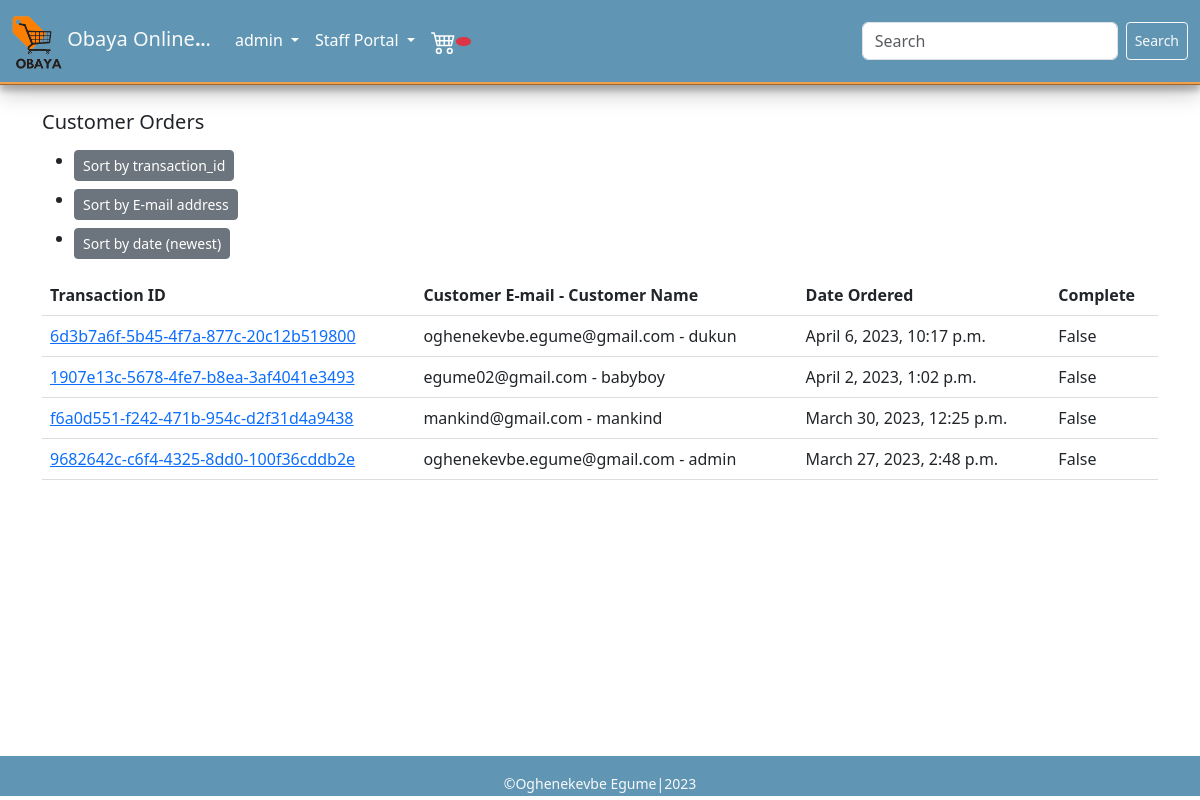
/orders/ (signed in), run on an earlier commit of the app's database.
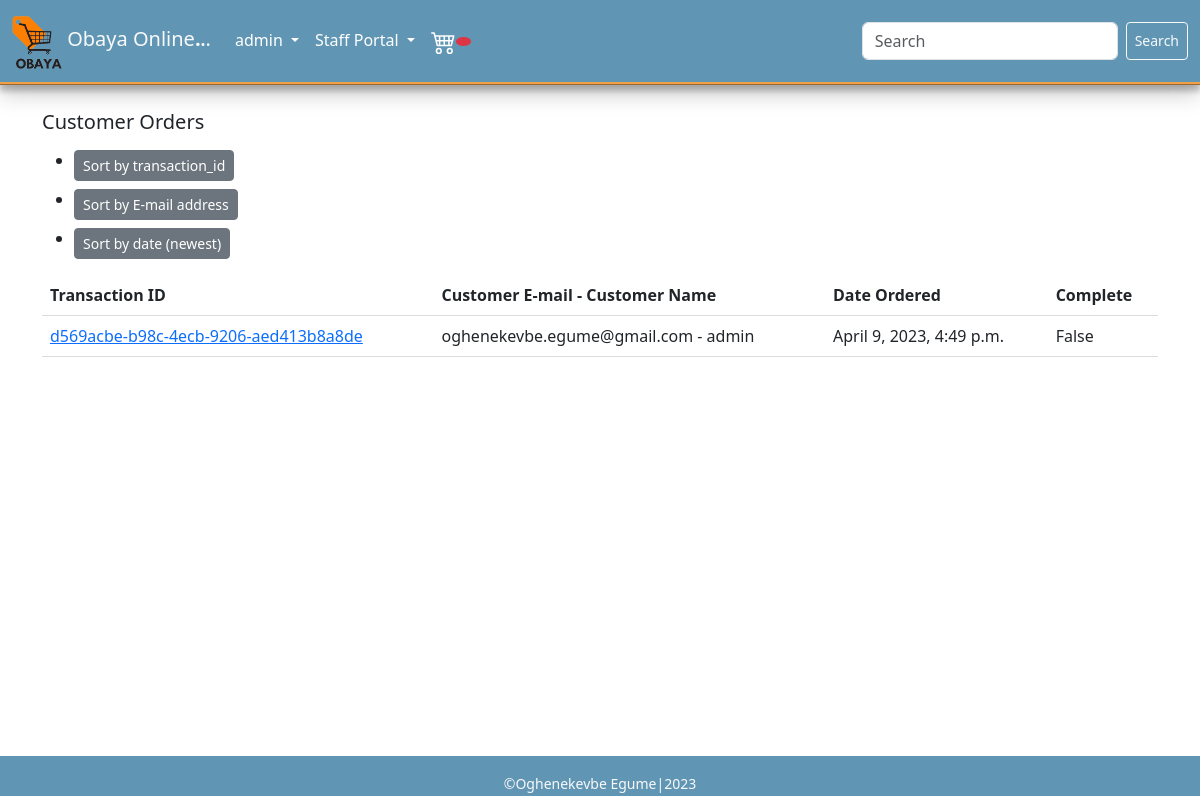
And on a later commit of the database.
### store/models.py (models this page shows, shortened)
class Order(models.Model):
    customer = models.ForeignKey(Customer, related_name='orders', null=True, blank=True, on_delete =models.CASCADE )
    billing_address = models.ForeignKey(BillingAddress, on_delete=models.SET_NULL, blank=True, null=True, related_name='billing_address_order_set')
    date_ordered = models.DateTimeField(auto_now_add=True)
    complete = models.BooleanField(default=False, null=True, blank=False)
    transaction_id = models.UUIDField(default=uuid.uuid4().hex, primary_key=True)

class Customer(models.Model):
    user = models.OneToOneField(settings.AUTH_USER_MODEL, on_delete=models.CASCADE, null=True)
    phone_number = models.IntegerField(("Phone Number"), null=True, blank=True)
    billing_address = models.ForeignKey(BillingAddress, related_name='customers', on_delete=models.SET_NULL, null=True, blank=True)
    def __str__(self):
        return str(self.user)

### store/views.py (the view)
# urls.py: path("orders/", Orders.as_view(), name="orders"),
class Orders(StaffRequiredMixin, ListView):
    model = Order
    template_name = "customer/orders.html"
    context_object_name = 'orders'
    def get_queryset(self):
        sort = self.request.GET.get('sort', '')
        if sort == 'transaction_id':
            queryset = Order.objects.order_by('transaction_id')
        elif sort == 'email':
            queryset = Order.objects.order_by('customer__user__email')
        elif sort == 'date_ordered':
            queryset = Order.objects.order_by('date_ordered')
        else:
            queryset = Order.objects.order_by('-date_ordered')
        return queryset

### store/views.py (called while the page is built)
    def test_func(self):
        return self.request.user.is_staff

### store/templates/customer/orders.html (shortened to what this page needs)
{% extends 'base.html' %}
{% load static %}
{% block content %}
<link rel="stylesheet" type="text/css" href="{% static 'css/orders.css' %}">
<div class="container">
  <div class="row">
      <div class="col" style="height: 82vh;">
        <h5 style="margin-top: 10px;">Customer Orders</h5>
        <table>
            <ul>
              <li><a class="btn btn-secondary btn-sm mt-2" href="?sort=transaction_id">Sort by transaction_id</a></li>
              <li><a class="btn btn-secondary btn-sm mt-2" href="?sort=email">Sort by E-mail address</a></li>
              <li><a class="btn btn-secondary btn-sm mt-2" href="?sort=-date_ordered">Sort by date (newest)</a></li>
            </ul>
          <thead>
            <tr>
              <th>Transaction ID</th>
              <th>Customer E-mail  - Customer Name</th>
              <th>Date Ordered</th>
              <th>Complete</th>
            </tr>
          </thead>
          <tbody>
            {% for order in orders %}
              <tr>
                <td><a href="{% url 'order_detail' order.transaction_id  %}">{{ order.transaction_id }}</a></td>
                <td>{{ order.customer.user.email }}  -  {{ order.customer }}</td>
                <td>{{ order.date_ordered }}</td>
                <td>{{ order.complete }}</td>
              </tr>
            {% empty %}
              <tr>
                <td colspan="4">No orders found.</td>
              </tr>
            {% endfor %}
          </tbody>
        </table>
      </div>
  </div>
</div>
{% endblock %}

### store/templates/base.html (shortened to what this page needs)
{% load static %}
<!DOCTYPE html>
<html lang="en">
<head>
  <link rel="stylesheet" href="{% static 'css/bootstrap.min.css' %}">
  <link rel="stylesheet" type="text/css" href="{% static 'css/base.css' %}">
</head>
<body>
  <nav class="navbar navbar-expand-lg bg-secondary">
    <div class="container-fluid">
      <a class="navbar-brand text-light" href="{% url 'store' %}"> <img src="{% static 'images/obaya.png' %}" alt="" width="50"> Obaya Online<b>.<small>.</small></b>.</a>
      <div class="collapse navbar-collapse" id="navbarSupportedContent">
        <ul class="navbar-nav me-auto mb-2 mb-lg-0">
          <li class="nav-item dropdown">
            {% if user.is_authenticated%}
            <a class="nav-link dropdown-toggle" href="#" role="button" data-bs-toggle="dropdown" aria-expanded="false">
              {{user.username}}
            </a>
            {% endif %}
          </li>
          <li class="nav-item dropdown">
            {% if user.is_authenticated and user.is_staff%}
            <a class="nav-link dropdown-toggle" href="#" role="button" data-bs-toggle="dropdown" aria-expanded="false">
              Staff Portal
            </a>
            {% endif %}
          </li>
          <li class="nav-item">
            <a class="nav-link" href=" {% url 'cart' %} "><small class='badge bg-danger rounded-circle' id='cart-badge'>
              </small></a>
          </li>
        </ul>
        <form class="d-flex" method="GET" action="{% url 'store' %}">
          <input class="form-control me-2" type="search" placeholder="Search" aria-label="Search" name="q" style='width:16rem;'>
          <button class="btn btn-sm btn-outline-light text-light" type="submit">Search</button>
        </form>
      </div>
    </div>
  </nav>
  <div id="base-container" style="margin-top: 100px; ">
    {% block content %}
    {% endblock content %}
  </div>
  <footer>
    <div>
      <p>
      <h6 class=" text-center text-light"><small style="margin-top: 10px;">&copy;Oghenekevbe Egume|2023</small></h6>
      </p>
    </div>
  </footer>
</body>
</html>

### static/css/base.css (style rules this page uses)
body { background-color: #fff; }
.navbar { background-color: #6096B4 !important; border-bottom-style: ridge; border-bottom-color: #F0A04B; box-shadow: rgba(0, 0, 0, 0.19) 0px 10px 20px, rgba(0, 0, 0, 0.23) 0px 6px 6px; width: 100%; position: fixed; top: 0; z-index: 100; }
.navbar ul li a { color: #fff !important; }
footer { background-color: #6096B4 !important; height: 40px; padding-top: 2px; }

### static/css/orders.css (style rules this page uses)
table { border-collapse: collapse; width: 100%; }
th, td { padding: 8px; text-align: left; border-bottom: 1px solid #ddd; }

What changed in the data, as far as the page shows it:
removed Order: transaction_id "6d3b7a6f-5b45-4f7a-877c-20c12b519800", customer.user.email "oghenekevbe.egume@gmail.com", customer "dukun", date_ordered "April 6, 2023, 10:17 p.m.", complete "False"
removed Order: transaction_id "1907e13c-5678-4fe7-b8ea-3af4041e3493", customer.user.email "egume02@gmail.com", customer "babyboy", date_ordered "April 2, 2023, 1:02 p.m.", complete "False"
removed Order: transaction_id "f6a0d551-f242-471b-954c-d2f31d4a9438", customer.user.email "mankind@gmail.com", customer "mankind", date_ordered "March 30, 2023, 12:25 p.m.", complete "False"
removed Order: transaction_id "9682642c-c6f4-4325-8dd0-100f36cddb2e", customer.user.email "oghenekevbe.egume@gmail.com", customer "admin", date_ordered "March 27, 2023, 2:48 p.m.", complete "False"
added Order: transaction_id "d569acbe-b98c-4ecb-9206-aed413b8a8de", customer.user.email "oghenekevbe.egume@gmail.com", customer "admin", date_ordered "April 9, 2023, 4:49 p.m.", complete "False"
